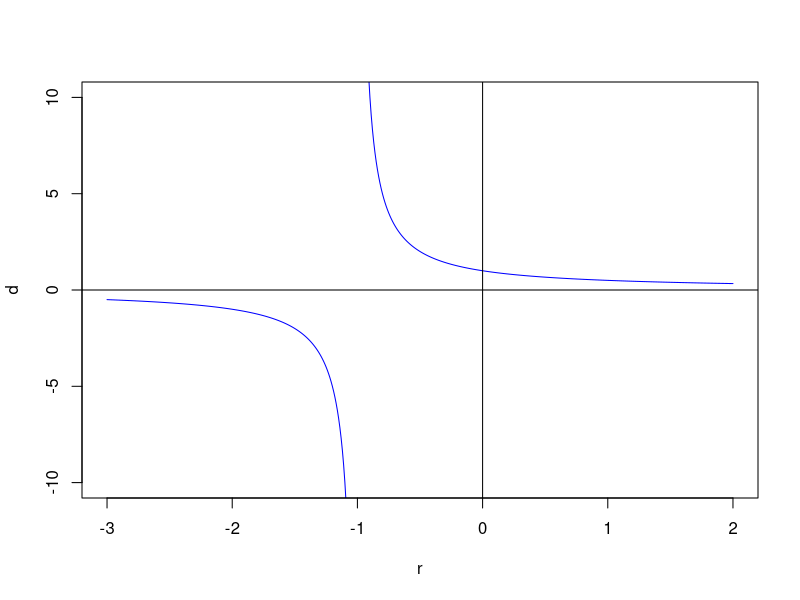

This chart was generated by the following R code:
## ---- chunk 1
r=seq(-3,2,.01)
d=1/(1+r)
plot(r,d,type='l',col='blue',ylim=c(-10,10))
abline(v=0)
abline(h=0)
## ---- chunk 2
require(zoo)
require(lubridate)
loanamort=function(r=NULL,bal0=NULL,pmt=NULL,n=NULL,apr=FALSE,start=NULL,freq=1) {
  ans=list()
  risnull=is.null(r)
  bal0isnull=is.null(bal0)
  pmtisnull=is.null(pmt)
  nisnull=is.null(n)
  if(1<sum(c(risnull,bal0isnull,pmtisnull,nisnull))) stop('loanamort error -- need to provide at least three parameters')
  n.f=n
  if(apr) n.f=n*freq
  if(!risnull) {
    if(apr) {
      r.f=r/freq
    } else {
      r.f=-1+(1+r)^(1/freq)
    }
  } else {
    cf=c(-bal0,rep(pmt,n.f))
    d=(uniroot(function(d) {sum(cf*d^(0:n.f))},c(0,1000)))$root
    r.f=(1/d)-1
  }
  d=1/(1+r.f)
  f=1+r.f
  if(pmtisnull) pmt=(bal0*r.f)/(1-d^n.f)
  perp=pmt/r.f
  if(bal0isnull) bal0=perp-perp*(d^n)
  if(pmt<=(r.f*bal0)) stop(paste(pmt,r.f*bal0,'payment must be greater than interest'))
  if(nisnull) n.f= ceiling(log((1-(bal0*r.f)/pmt))/log(d))
  i=1:n.f
  bal=pmax(0,((bal0*f^i)-(((pmt*f^i)-pmt)/r.f)))
  balall=c(bal0,bal)
  int=balall[i]*r.f
  prin=-diff(balall)
  if(!is.null(start)) {
    bal=zooreg(bal,start=start+1/freq,freq=freq)
    int=zooreg(int,start=start+1/freq,freq=freq)
    prin=zooreg(prin,start=start+1/freq,freq=freq)
  }
  if(apr) {
    ans$r=r.f*freq
    ans$n=n.f/freq
  } else {
    ans$r=-1+((1+r.f)^freq)
    ans$n=n.f
  }
  ans$pmt=pmt
  ans$bal0=bal0
  ans$freq=freq
  ans$start=start
  ans$apr=apr
  ans$bal=bal
  ans$prin=prin
  ans$int=int
  return(ans)
}
## ---- chunk 3
ans1=loanamort(bal0=20000,r=.08,n=5,apr=TRUE,freq=12)
ans1$pmt
## ---- chunk 4
sum(ans1$int)
## ---- chunk 5
ans1$bal[12]
## ---- chunk 6
ans1a=loanamort(bal0=20000,r=.08,pmt=450,apr=TRUE,freq=12)
ans1a$n
## ---- chunk 7
ans1b=loanamort(bal0=20000,pmt=ans1$pmt,apr=TRUE,n=5,freq=12)
ans1b$r
## ---- chunk 8
ans2=loanamort(bal0=100000,r=.05,n=30,apr=TRUE,freq=12,start=as.yearmon("2013-3"))
aggregate(ans2$int,list(year(time(ans2$int))),sum)
## ---- chunk 9
lastinvec=function(x) tail(x,1)
Interest=aggregate(ans2$int,list(year(time(ans2$int))),sum)
Principal=aggregate(ans2$prin,list(year(time(ans2$prin))),sum)
Balance=aggregate(ans2$bal,list(year(time(ans2$bal))),lastinvec)
data.frame(Interest,Principal,Balance)
